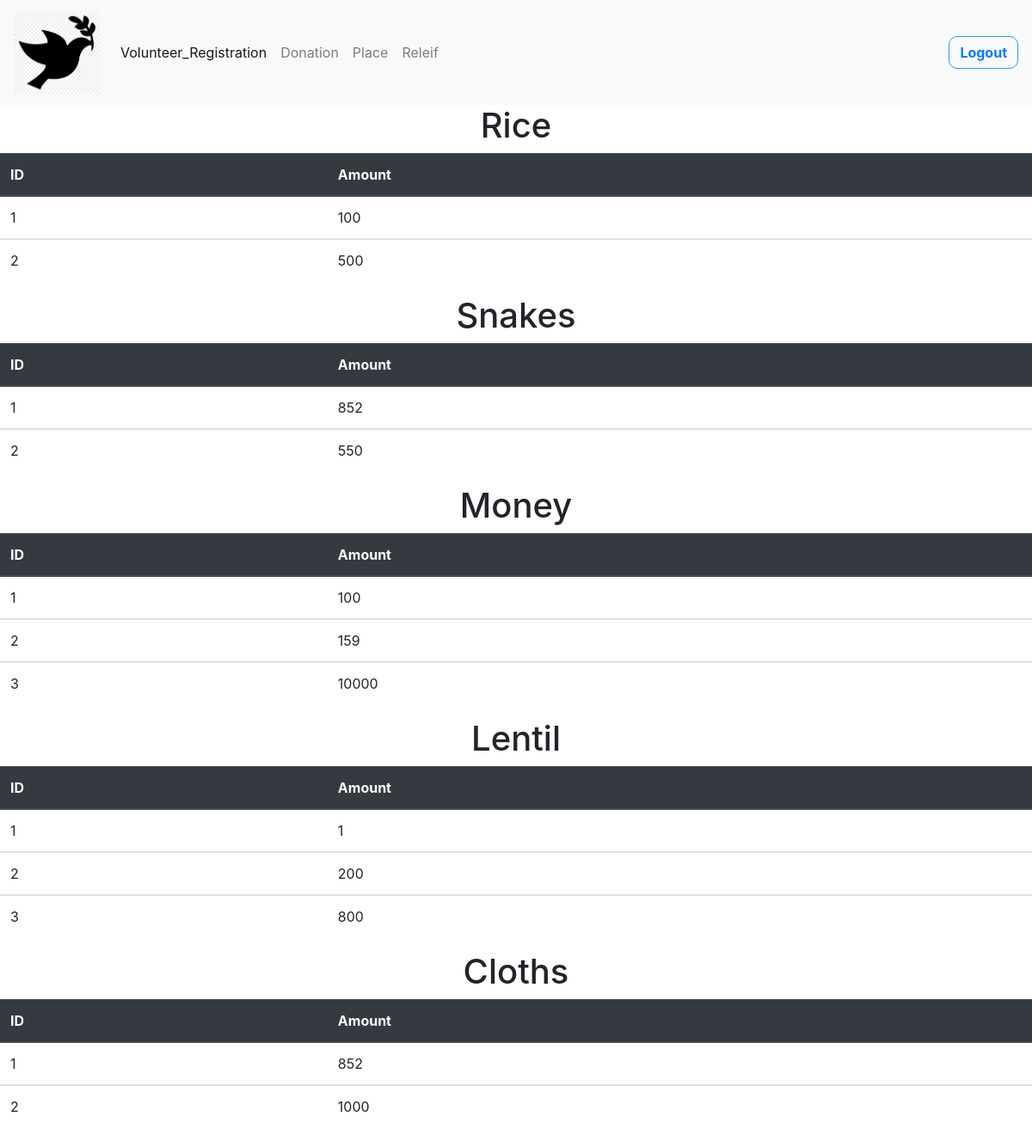
Page /rel.php on the committed database.
### tables this page shows
CREATE TABLE `rice` (
  `id` int(255) NOT NULL,
  `amount` int(255) NOT NULL
);

CREATE TABLE `snack` (
  `id` int(255) NOT NULL,
  `amount` int(255) NOT NULL
);

CREATE TABLE `mon` (
  `id` int(11) NOT NULL,
  `amount` int(11) NOT NULL
);

CREATE TABLE `len` (
  `id` int(255) NOT NULL,
  `amount` int(255) NOT NULL
);

CREATE TABLE `cloth` (
  `id` int(255) NOT NULL,
  `amount` int(255) NOT NULL
);

### rel.php (the view, shortened to what this page needs)
<?php
require_once("includes/header.php");
$con = mysqli_connect('sql101.epizy.com','epiz_26809877','bFmtgbcLVR','epiz_26809877_milestone3');
?>
<nav class="navbar navbar-expand-lg navbar-light bg-light">
  <a class="navbar-brand" href="#">
<img src="img/bird.png"style="width:100px;height:96px;">
</a>
  <div class="collapse navbar-collapse" id="navbarSupportedContent">
    <ul class="navbar-nav mr-auto">
      <li class="nav-item active">
        <a class="nav-link" href="vr.php">Volunteer_Registration <span class="sr-only">(current)</span></a>
      </li>
        <li class="nav-item">
        <a class="nav-link" href="donation.php">Donation</a>
      </li>
      <li class="nav-item">
        <a href="pl.php" class="nav-link">Place</a></li>
      <li class="nav-item">
        <a class="nav-link" href="rel.php">Releif</a>
      </li>
    </ul>
    <form class="form-inline my-2 my-lg-0">
      <button class="btn btn-outline-success my-4 my-sm-2" type="submit"><a href="index.php">Logout</a></button>
    </form>
  </div>
</nav>
<h1><center>Rice</center></h1>
<?php
$query="SELECT * FROM rice";
$connect=mysqli_query($con,$query);
$count=mysqli_num_rows($connect);
if($count>0){
?>
<table class="table">
  <thead class="thead-dark">
    <tr>
      <th scope="col">ID</th>
      <th scope="col">Amount</th>
    </tr>
  </thead>
<?php
  while ($row=mysqli_fetch_assoc($connect)) {
    $id=$row['id'];
    $amount=$row['amount'];
?>
<tbody>
    <tr>
      <td><?php echo $id?></th>
      <td><?php echo $amount?></td>
    </tr>
  </tbody>
<?php
  }
  ?>
</table>
  <?php
}
?>
<h1><center>Snakes</center></h1>
<?php
$query="SELECT * FROM snack";
$connect=mysqli_query($con,$query);
$count=mysqli_num_rows($connect);
if($count>0){
?>
<table class="table">
  <thead class="thead-dark">
    <tr>
      <th scope="col">ID</th>
      <th scope="col">Amount</th>
    </tr>
  </thead>
<?php
  while ($row=mysqli_fetch_assoc($connect)) {
    $id=$row['id'];
    $amount=$row['amount'];
?>
<tbody>
    <tr>
      <td><?php echo $id?></th>
      <td><?php echo $amount?></td>
    </tr>
  </tbody>
<?php
  }
  ?>
</table>
  <?php
}
?>
<h1><center>Money</center></h1>
<?php
$query="SELECT * FROM mon";
$connect=mysqli_query($con,$query);
$count=mysqli_num_rows($connect);
if($count>0){
?>
<table class="table">
  <thead class="thead-dark">
    <tr>
      <th scope="col">ID</th>
      <th scope="col">Amount</th>
    </tr>
  </thead>
<?php
  while ($row=mysqli_fetch_assoc($connect)) {
    $id=$row['id'];
    $amount=$row['amount'];
?>
<tbody>
    <tr>
      <td><?php echo $id?></th>
      <td><?php echo $amount?></td>
    </tr>
  </tbody>
<?php
  }
  ?>
</table>
  <?php
}
?>
<h1><center>Lentil</center></h1>
<?php
$query="SELECT * FROM len";
$connect=mysqli_query($con,$query);
$count=mysqli_num_rows($connect);
if($count>0){
?>
<table class="table">
  <thead class="thead-dark">
    <tr>
      <th scope="col">ID</th>
      <th scope="col">Amount</th>
    </tr>
  </thead>
<?php
  while ($row=mysqli_fetch_assoc($connect)) {
    $id=$row['id'];
    $amount=$row['amount'];
?>
<tbody>
    <tr>
      <td><?php echo $id?></th>
      <td><?php echo $amount?></td>
    </tr>
  </tbody>
<?php
  }
  ?>
</table>
  <?php
}
?>
<h1><center>Cloths</center></h1>
<?php
$query="SELECT * FROM cloth";
$connect=mysqli_query($con,$query);
$count=mysqli_num_rows($connect);
if($count>0){
?>
<table class="table">
  <thead class="thead-dark">
    <tr>
      <th scope="col">ID</th>
      <th scope="col">Amount</th>
    </tr>
  </thead>
<?php
  while ($row=mysqli_fetch_assoc($connect)) {
    $id=$row['id'];
    $amount=$row['amount'];
?>
<tbody>
    <tr>
      <td><?php echo $id?></th>
      <td><?php echo $amount?></td>
    </tr>
  </tbody>
<?php
  }
  ?>
</table>
  <?php
}
?>

### includes/header.php (shortened to what this page needs)
<!DOCTYPE html PUBLIC "-//W3C//DTD XHTML 1.0 Transitional//EN"
"http://www.w3.org/TR/xhtml1/DTD/xhtml1-transitional.dtd">
<html xmlns="http://www.w3.org/1999/xhtml">
<head>
     <link rel="stylesheet" href="https://stackpath.bootstrapcdn.com/bootstrap/4.3.1/css/bootstrap.min.css">
     <link rel="stylesheet" href="css/style.css">
</head>
<body id="home">

### css/style.css (style rules this page uses)
.btn { color: #3693ff; text-decoration: none; display: inline-block; border: 0.2px solid #3693ff; border-radius: 10px; font-weight: bold; }

### rows in the picture
rice: id "1", amount "100"
rice: id "2", amount "500"
snack: id "1", amount "852"
snack: id "2", amount "550"
mon: id "1", amount "100"
mon: id "2", amount "159"
mon: id "3", amount "10000"
len: id "1", amount "1"
len: id "2", amount "200"
len: id "3", amount "800"
cloth: id "1", amount "852"
cloth: id "2", amount "1000"
